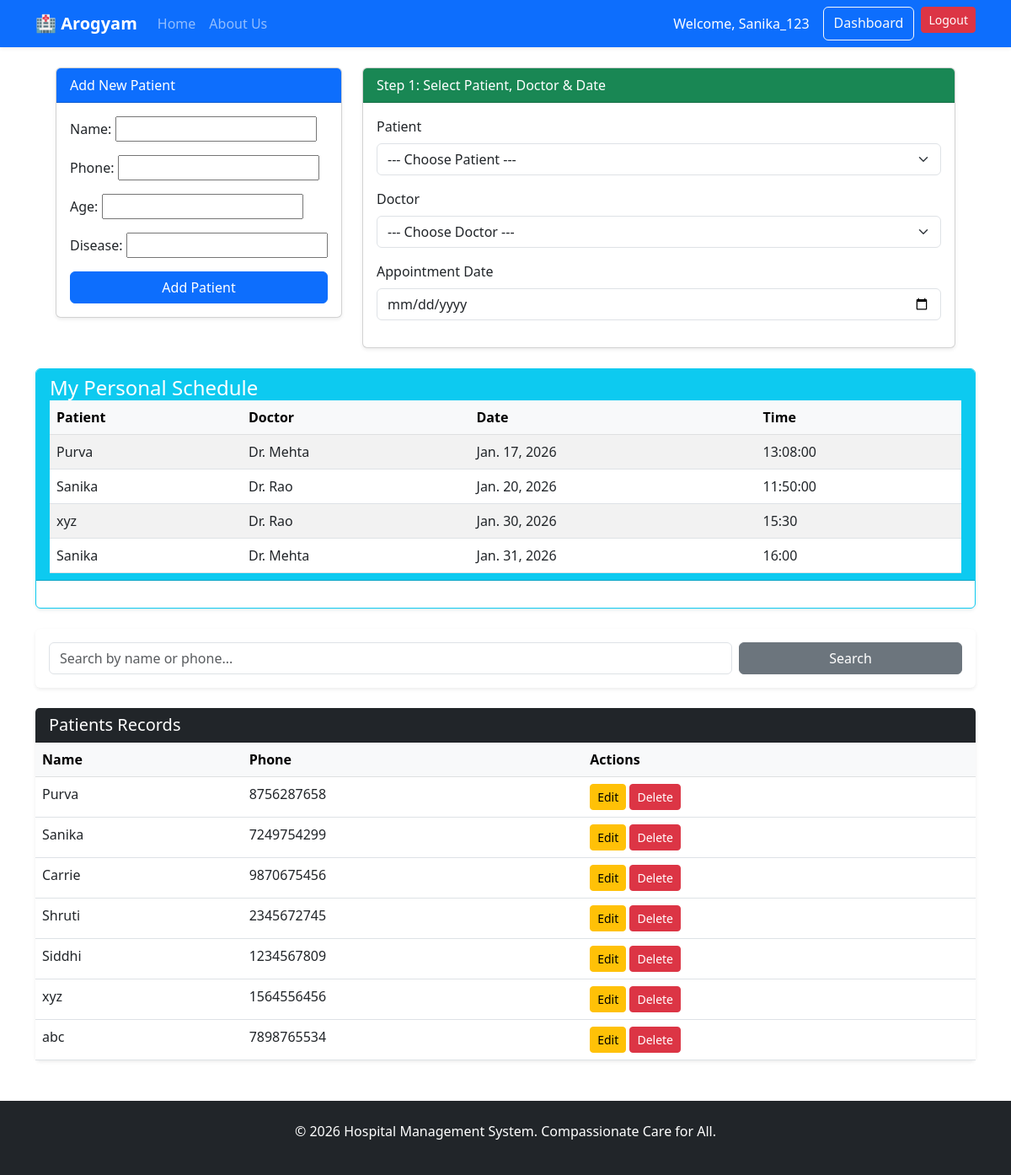
Page /dashboard/ (signed in) on the earlier database version.
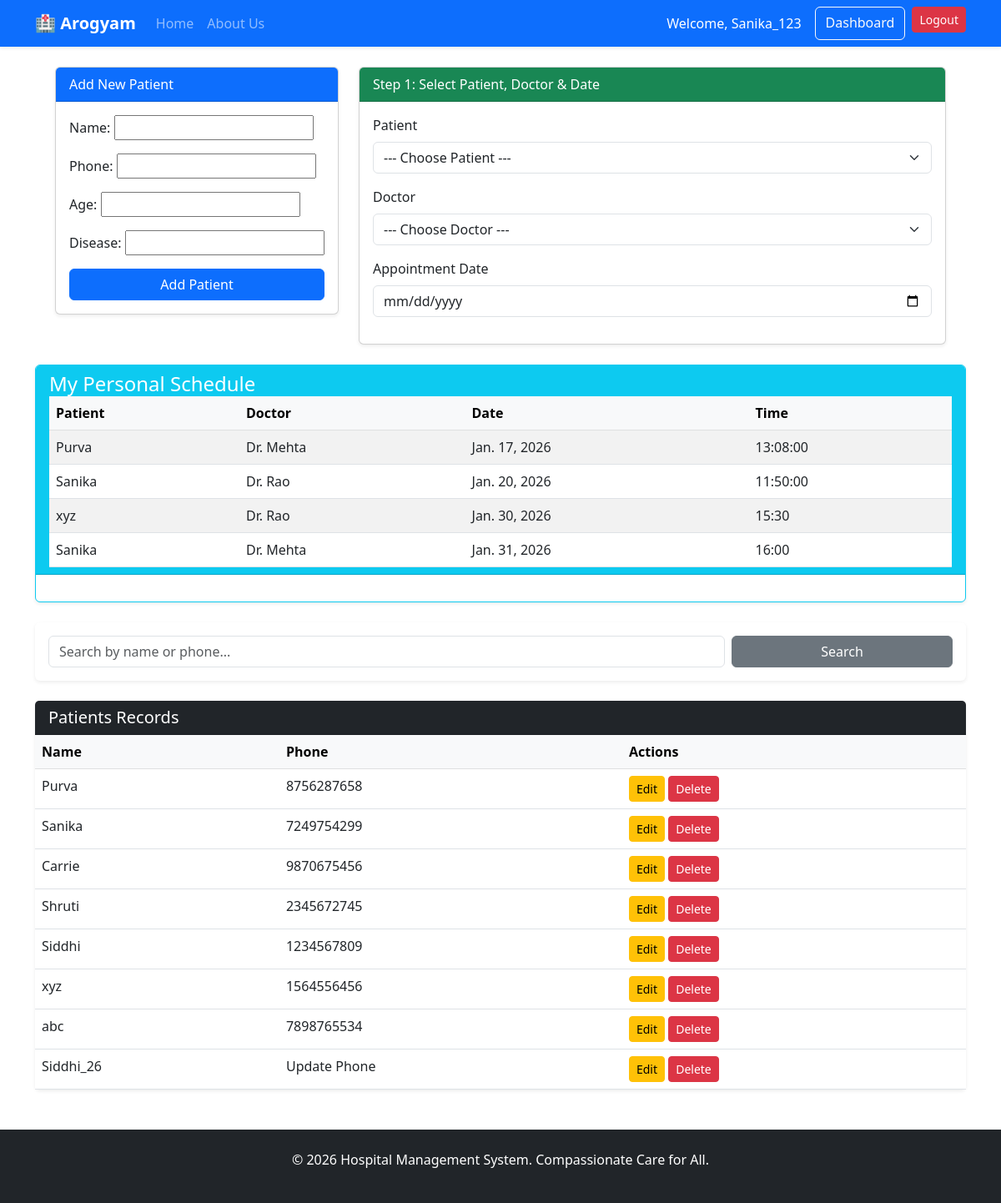
Same page on the later database version.
### appointments/models.py (models this page shows, shortened)
class Appointment(models.Model):
    doctor = models.ForeignKey(Doctor, on_delete=models.CASCADE)
    patient = models.ForeignKey(Patient, on_delete=models.CASCADE)
    date = models.DateField()
    time = models.CharField(max_length=10)
    instructions = models.TextField(blank=True, default="Please arrive 10 minutes early.")

class Patient(models.Model):
    user = models.ForeignKey(User, on_delete=models.CASCADE, null=True, blank=True)
    name = models.CharField(max_length=100)
    phone = models.CharField(max_length=15)
    age = models.IntegerField(null=True, blank=True)
    disease = models.CharField(max_length=200, blank=True)

class Doctor(models.Model):
    name = models.CharField(max_length=100)
    specialty = models.CharField(max_length=100)

### appointments/views.py (the view, shortened to what this page needs)
# urls.py: path('dashboard/', views.dashboard, name='dashboard'),
@login_required
def dashboard(request):
    is_doctor = request.user.is_staff
    patients = Patient.objects.all()
    appointments = Appointment.objects.none()
    query = request.GET.get('q')
    if is_doctor:
        if query:
            patients = Patient.objects.filter(
                name__icontains=query
            ) | Patient.objects.filter(
                phone__icontains=query
            )
        else:
            patients = Patient.objects.all()
        appointments = Appointment.objects.select_related(
            'patient', 'doctor'
        ).order_by('date', 'time')
    selected_doctor_id = request.GET.get('doctor_id')
    selected_date = request.GET.get('date')
    slots = []
    if selected_doctor_id and selected_date:
        doctor = get_object_or_404(Doctor, id=selected_doctor_id)
        slots = get_available_slots(doctor, selected_date)
    pform = PatientForm()
    context = {
        'is_doctor': is_doctor,
        'patients': patients,
        'doctors': Doctor.objects.all(),
        'appointments': appointments,
        'slots': slots,
        'pform': pform,
        'selected_doctor_id': selected_doctor_id,
        'selected_date': selected_date,
        'query': query,
    }
    return render(request, 'appointments/dashboard.html', context)

### appointments/forms.py
class PatientForm(forms.ModelForm):
    class Meta:
        model = Patient
        fields = ['name', 'phone', 'age', 'disease']  # <--- ERROR IS HERE

### appointments/templates/appointments/dashboard.html (shortened to what this page needs)
{% extends "base.html" %}
{% block content %}
<div class="container-fluid px-4 mt-4">
  <div class="row g-4">
    <div class="col-12 col-md-5 col-lg-4">
      <div class="card shadow-sm mb-4">
        <div class="card-header bg-primary text-white">
          Add New Patient
        </div>
        <div class="card-body">
          <form method="POST">
            {{ pform.as_p }}
            <button type="submit" name="add_patient" class="btn btn-primary w-100">
              Add Patient
            </button>
          </form>
        </div>
      </div>
    </div>
    <div class="col-12 col-md-7 col-lg-8">
      <div class="card shadow-sm mb-4">
        <div class="card-header bg-success text-white">
          Step 1: Select Patient, Doctor & Date
        </div>
        <div class="card-body">
          <form method="GET">
            <div class="mb-3">
              <label class="form-label">Patient</label>
              <select name="patient" class="form-select" onchange="this.form.submit()">
                <option value="">--- Choose Patient ---</option>
              </select>
            </div>
            <div class="mb-3">
              <label class="form-label">Doctor</label>
              <select name="doctor_id" class="form-select" onchange="this.form.submit()">
                <option value="">--- Choose Doctor ---</option>
              </select>
            </div>
            <div class="mb-3">
              <label class="form-label">Appointment Date</label>
              <input type="date"
                     name="date"
                     class="form-control"
                     value="{{ selected_date }}"
                     onchange="this.form.submit()">
            </div>
          </form>
        </div>
      </div>
    </div>
  </div>
</div>
        <div class="col-12">
            <div class="card mb-4 border-info shadow-sm">
                <div class="card-header bg-info text-white">
                    <h4 class="mb-0"> My Personal Schedule</h4>
                <div class="card-body p-0">
    {% if appointments %}
    <div class="table-responsive">
  <table class="table table-striped mb-0">
        <thead class="table-light">
            <tr>
                <th>Patient</th>
                <th>Doctor</th>
                <th>Date</th>
                <th>Time</th>
            </tr>
        </thead>
        <tbody>
            {% for a in appointments %}
            <tr>
                <td>{{ a.patient.name }}</td>
                <td>{{ a.doctor.name }}</td>
                <td>{{ a.date }}</td>
                <td>{{ a.time }}</td>
            </tr>
            {% endfor %}
        </tbody>
    </table>
    </div>
    {% else %}
        <p class="text-muted text-center py-3">No appointments found.</p>
    {% endif %}
</div>
                </div>
                <div class="card-body">
                </div>
            </div>
            <div class="card mb-4 shadow-sm border-0">
                <div class="card-body">
                    <form method="GET" class="row g-2">
                        <div class="col-md-9">
                            <input type="text" name="q" class="form-control" placeholder="Search by name or phone..." value="{{ query|default:'' }}">
                        </div>
                        <div class="col-md-3">
                            <button type="submit" class="btn btn-secondary w-100">Search</button>
                        </div>
                    </form>
                </div>
            </div>
            <div class="card shadow-sm border-0">
                <div class="card-header bg-dark text-white">
                    <h5 class="mb-0">Patients Records</h5>
                </div>
                <div class="card-body p-0">
                    <table class="table table-hover mb-0">
                        <thead class="table-light">
                            <tr>
                                <th>Name</th>
                                <th>Phone</th>
                                <th>Actions</th>
                            </tr>
                        </thead>
                        <tbody>
                            {% for p in patients %}
                            <tr>
                                <td>{{ p.name }}</td>
                                <td>{{ p.phone }}</td>
                                <td>
                                    <a href="{% url 'edit_patient' p.id %}" class="btn btn-warning btn-sm">Edit</a>
                                    <a href="{% url 'delete_patient' p.id %}" class="btn btn-danger btn-sm" onclick="return confirm('Are you sure?')">Delete</a>
                                </td>
                            </tr>
                            {% empty %}
                            <tr><td colspan="3" class="text-center py-3">No results found.</td></tr>
                            {% endfor %}
                        </tbody>
                    </table>
                </div>
            </div>
        </div>
    </div>
{% endblock %}

### templates/base.html (shortened to what this page needs)
<!DOCTYPE html>
<html lang="en">
<head>
    <link href="https://cdn.jsdelivr.net/npm/bootstrap@5.3.0/dist/css/bootstrap.min.css" rel="stylesheet">
</head>
<body>
    <nav class="navbar navbar-expand-lg navbar-dark bg-primary shadow-sm">
        <div class="container">
            <a class="navbar-brand" href="{% url 'home' %}">🏥 Arogyam</a>
            <div class="collapse navbar-collapse" id="navbarNav">
                <ul class="navbar-nav me-auto">
                    <li class="nav-item"><a class="nav-link" href="{% url 'home' %}">Home</a></li>
                    <li class="nav-item"><a class="nav-link" href="{% url 'home' %}#about">About Us</a></li>
                </ul>
                <div class="navbar-nav">
                    {% if user.is_authenticated %}
                        <span class="nav-item nav-link text-white me-2">Welcome, {{ user.username }}</span>
                        <a href="{% url 'dashboard' %}" class="btn btn-outline-light me-2">Dashboard</a>
                        <form action="{% url 'logout' %}" method="post" style="display:inline;">
                            <button type="submit" class="btn btn-danger btn-sm">Logout</button>
                        </form>
                    {% else %}
                        <a href="{% url 'login' %}" class="btn btn-outline-light me-2">Login</a>
                        <a href="{% url 'register' %}" class="btn btn-light">Sign Up</a>
                    {% endif %}
                </div>
            </div>
        </div>
    </nav>
    <div class="container mt-4">
        {% block content %}{% endblock %}
    <footer class="bg-dark text-white text-center py-4 mt-5">
        <p>&copy; 2026 Hospital Management System. Compassionate Care for All.</p>
    </footer>
</body>
</html>

### templates/base.html (style rules this page uses)
.navbar-brand { font-weight: bold; }

Differences in the rows shown:
added Patient: name "Siddhi_26", phone "Update Phone"
